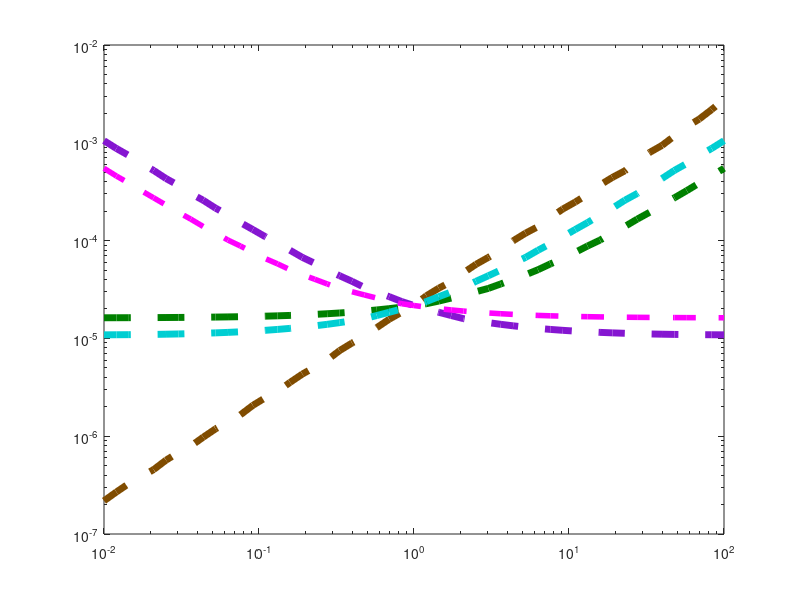

Reproduce this figure in MATLAB. (Note: this script raises an error after producing the figure.)
clc
clear 
close all

% Steady state panel E

% define the Localized model equations

R_func = @(kp,kbi,kT,kL,kT_neg,kLT,kL_neg,kc,kc_neg,ki) kp ./(kbi + kT + kL - ((kT_neg.*kT)./(kT_neg+kLT)) + ((kL_neg .*(((kLT.*kT) ./ (kT_neg+kLT)) +kL) ./ (((kc.*kc_neg) ./ (kc_neg+ki)) -kL_neg - kc))));
T_func = @(R,kT,kT_neg,kLT) (kT.*R) ./ (kT_neg+kLT);
RL_func = @(R,kT,kT_neg, kLT,kL,kL_neg,ki,kc,kc_neg) -R.*(((kLT.*kT) ./ (kT_neg+kLT)) +kL)./ (((kc.*kc_neg) ./ (kc_neg+ki)) -kL_neg - kc);
Rc_func = @(kc,kc_neg,ki,RL) (kc.*RL) ./(kc_neg+ki);


%--------------------------%

% do kc max and half

clear kp kT kT_neg kc kc_neg ki kLT kL_neg kbi kL;

kc_0 = 0.1;
kc_vals = kc_0*logspace(-2,2,51);
for i=1:length(kc_vals)
    kp = 1;
    kT = (1/30)*10; 
    kT_neg = 0.12/10; 
    kc =  kc_vals(i);
    kc_neg = 0.05; 
    ki = 0.05; 
    kLT = logspace(-8,0,51); 
    kL_neg = 0.05; 
    kbi = 1*(3*10^-4); 
    kL = 0.1*kLT;
    
    R = R_func(kp,kbi,kT,kL,kT_neg,kLT,kL_neg,kc,kc_neg,ki);
    T = T_func(R,kT,kT_neg,kLT);
    RL = RL_func(R,kT,kT_neg, kLT,kL,kL_neg,ki,kc,kc_neg);
    Rc = Rc_func(kc,kc_neg,ki,RL);
    
    maxsignal(i) = max(RL+Rc);
    index = find((RL+Rc)>(0.5*maxsignal(i)),1);
    previoussignal = RL(index-1) + Rc(index-1);
    nextsignal = RL(index) + Rc(index);
    fraction = (0.5*maxsignal(i) - previoussignal)/(nextsignal - previoussignal);
    kLT_half(i) = kLT(index-1) + fraction*(kLT(index) - kLT(index-1));
end

kLT_half_kc = kLT_half;


% do kcneg max and half

clear kp kT kT_neg kc kc_neg ki kLT kL_neg kbi kL;

kcneg_0 = 0.05;
kcneg_vals = kcneg_0*logspace(-2,2,51);
for i=1:length(kcneg_vals)
    kp = 1;
    kT = (1/30)*10;
    kT_neg = 0.12/10; 
    kc =  kc_0;
    kc_neg = kcneg_vals(i);
    ki = 0.05;
    kLT = logspace(-8,0,51); 
    kL_neg = 0.05;
    kbi = 1*(3*10^-4); 
    kL = 0.1*kLT;
    
    R = R_func(kp,kbi,kT,kL,kT_neg,kLT,kL_neg,kc,kc_neg,ki);
    T = T_func(R,kT,kT_neg,kLT);
    RL = RL_func(R,kT,kT_neg, kLT,kL,kL_neg,ki,kc,kc_neg);
    Rc = Rc_func(kc,kc_neg,ki,RL);
    
    maxsignal(i) = max(RL+Rc);
    index = find((RL+Rc)>(0.5*maxsignal(i)),1);
    previoussignal = RL(index-1) + Rc(index-1);
    nextsignal = RL(index) + Rc(index);
    fraction = (0.5*maxsignal(i) - previoussignal)/(nextsignal - previoussignal);
    kLT_half(i) = kLT(index-1) + fraction*(kLT(index) - kLT(index-1));
end

kLT_half_kcneg = kLT_half;


% do ki max and half

clear kp kT kT_neg kc kc_neg ki kLT kL_neg kbi kL;

ki_0 = 0.05;
ki_vals = ki_0*logspace(-2,2,51);
for i=1:length(ki_vals)
    kp = 1;
    kT = (1/30)*10;
    kT_neg = 0.12/10; 
    kc =  kc_0;
    kc_neg = kcneg_0;
    ki = ki_vals(i);
    kLT = logspace(-8,0,51); 
    kL_neg = 0.05;
    kbi = 1*(3*10^-4); 
    kL = 0.1*kLT;
    
    R = R_func(kp,kbi,kT,kL,kT_neg,kLT,kL_neg,kc,kc_neg,ki);
    T = T_func(R,kT,kT_neg,kLT);
    RL = RL_func(R,kT,kT_neg, kLT,kL,kL_neg,ki,kc,kc_neg);
    Rc = Rc_func(kc,kc_neg,ki,RL);
    
    maxsignal(i) = max(RL+Rc);
    index = find((RL+Rc)>(0.5*maxsignal(i)),1);
    previoussignal = RL(index-1) + Rc(index-1);
    nextsignal = RL(index) + Rc(index);
    fraction = (0.5*maxsignal(i) - previoussignal)/(nextsignal - previoussignal);
    kLT_half(i) = kLT(index-1) + fraction*(kLT(index) - kLT(index-1));
end

kLT_half_ki = kLT_half;


% do kbi max and half

clear kp kT kT_neg kc kc_neg ki kLT kL_neg kbi kL;

kbi_0 = 3*10^-4;
kbi_vals = kbi_0*logspace(-2,2,51);
for i=1:length(kbi_vals)
    kp = 1;
    kT = (1/30)*10; 
    kT_neg = 0.12/10;
    kc =  kc_0;
    kc_neg = kcneg_0;
    ki = ki_0;
    kLT_kbi = logspace(-10,4,51);
    kL_neg = 0.05; 
    kbi = kbi_vals(i);
    kL = 0.1*kLT_kbi;
    
    R = R_func(kp,kbi,kT,kL,kT_neg,kLT_kbi,kL_neg,kc,kc_neg,ki);
    T = T_func(R,kT,kT_neg,kLT_kbi);
    RL = RL_func(R,kT,kT_neg, kLT_kbi,kL,kL_neg,ki,kc,kc_neg);
    Rc = Rc_func(kc,kc_neg,ki,RL);
    
    maxsignal(i) = max(RL+Rc);
    index = find((RL+Rc)>(0.5*maxsignal(i)),1);
    previoussignal = RL(index-1) + Rc(index-1);
    nextsignal = RL(index) + Rc(index);
    fraction = (0.5*maxsignal(i) - previoussignal)/(nextsignal - previoussignal);
    kLT_half(i) = kLT_kbi(index-1) + fraction*(kLT_kbi(index) - kLT_kbi(index-1));
end

kLT_half_kbi = kLT_half;


% do kLneg max and half

clear kp kT kT_neg kc kc_neg ki kLT kL_neg kbi kL;

kLneg_0 = 0.05;
kLneg_vals = kLneg_0*logspace(-2,2,51);
for i=1:length(kLneg_vals)
    kp = 1;
    kT = (1/30)*10; 
    kT_neg = 0.12/10; 
    kc =  kc_0;
    kc_neg = kcneg_0;
    ki = ki_0;  
    kLT = logspace(-8,0,51); 
    kL_neg = kLneg_vals(i); 
    kbi = kbi_0; 
    kL = 0.1*kLT;
    
    R = R_func(kp,kbi,kT,kL,kT_neg,kLT,kL_neg,kc,kc_neg,ki);
    T = T_func(R,kT,kT_neg,kLT);
    RL = RL_func(R,kT,kT_neg, kLT,kL,kL_neg,ki,kc,kc_neg);
    Rc = Rc_func(kc,kc_neg,ki,RL);
    
    maxsignal(i) = max(RL+Rc);
    index = find((RL+Rc)>(0.5*maxsignal(i)),1);
    previoussignal = RL(index-1) + Rc(index-1);
    nextsignal = RL(index) + Rc(index);
    fraction = (0.5*maxsignal(i) - previoussignal)/(nextsignal - previoussignal);
    kLT_half(i) = kLT(index-1) + fraction*(kLT(index) - kLT(index-1));
end

kLT_half_kLneg = kLT_half;


% % do kT max and half
% 
% clear kp kT kT_neg kc kc_neg ki kLT kL_neg kbi kL;
% 
% kT_0 = 1/30;
% kT_vals = kT_0*logspace(-2,2,51);
% for i=1:length(kT_vals)
%     kp = 1;
%     kT = kT_vals(i); 
%     kT_neg = 0.12; 
%     kc =  kc_0; 
%     kc_neg = kcneg_0;
%     ki = ki_0;  
%     kLT = logspace(-8,4,51);
%     kL_neg = kLneg_0;
%     kbi = kbi_0; 
%     kL = 0.1*kLT;
% 
%     R = R_func(kp,kbi,kT,kL,kT_neg,kLT,kL_neg,kc,kc_neg,ki);
%     T = T_func(R,kT,kT_neg,kLT);
%     RL = RL_func(R,kT,kT_neg, kLT,kL,kL_neg,ki,kc,kc_neg);
%     Rc = Rc_func(kc,kc_neg,ki,RL);
% 
%     maxsignal(i) = max(RL+Rc);
%     index = find((RL+Rc)>(0.5*maxsignal(i)),1);
%     previoussignal = RL(index-1) + Rc(index-1);
%     nextsignal = RL(index) + Rc(index);
%     fraction = (0.5*maxsignal(i) - previoussignal)/(nextsignal - previoussignal);
%     kLT_half(i) = kLT(index-1) + fraction*(kLT(index) - kLT(index-1));
% end
% 
% kLT_half_kT = kLT_half;

% 
% % do kTneg max and half
% 
% clear kp kT kT_neg kc kc_neg ki kLT kL_neg kbi kL;
% 
% kTneg_0 = 0.12;
% kTneg_vals = kTneg_0*logspace(-2,2,51);
% for i=1:length(kTneg_vals)
%     kp = 1;
%     kT = kT_0;
%     kT_neg = kTneg_vals(i); 
%     kc =  kc_0;
%     kc_neg = kcneg_0;
%     ki = ki_0;
%     kLT = logspace(-8,4,51); 
%     kL_neg = kLneg_0; 
%     kbi = kbi_0; 
%     kL = 0.1*kLT;
% 
%     R = R_func(kp,kbi,kT,kL,kT_neg,kLT,kL_neg,kc,kc_neg,ki);
%     T = T_func(R,kT,kT_neg,kLT);
%     RL = RL_func(R,kT,kT_neg, kLT,kL,kL_neg,ki,kc,kc_neg);
%     Rc = Rc_func(kc,kc_neg,ki,RL);
% 
%     maxsignal(i) = max(RL+Rc);
%     index = find((RL+Rc)>(0.5*maxsignal(i)),1);
%     previoussignal = RL(index-1) + Rc(index-1);
%     nextsignal = RL(index) + Rc(index);
%     fraction = (0.5*maxsignal(i) - previoussignal)/(nextsignal - previoussignal);
%     kLT_half(i) = kLT(index-1) + fraction*(kLT(index) - kLT(index-1));
% end
% 
% kLT_half_kTneg = kLT_half;

% plot properties

figure(1)
loglog(kc_vals/kc_0,kLT_half_kc,'--','color',[0.5210 0.0860 0.8190],'linewidth',5);
hold on
loglog(kcneg_vals/kcneg_0,kLT_half_kcneg,'--','color',[0 0.5 0],'linewidth',5);
loglog(ki_vals/ki_0,kLT_half_ki,'m--','linewidth',4);
loglog(kbi_vals/kbi_0,kLT_half_kbi,'--',"Color", [0.5 0.3 0],'linewidth',5);
loglog(kLneg_vals/kLneg_0,kLT_half_kLneg,'--','color',[0, 0.8078, 0.8235],'linewidth',5);
%loglog(kT_vals/kT_0,kLT_half_kT,'--','color',[1 0.5 0],'linewidth',5);
%loglog(kTneg_vals/kTneg_0,kLT_half_kTneg,'--',"Color",[0.5 0.5 0.5],'linewidth',5);

X1 = kc_vals/kc_0;
Y1 = kLT_half_kc;
Localized_data1 = [X1(:), Y1(:)];
% Save as a tab-delimited text file with headers
header = {'kc_vals/kc_0', 'Ligand required for signaling onset'};
writetable(array2table(Localized_data1, 'VariableNames', header), 'kc.txt', 'Delimiter', '\t');

X2 = kcneg_vals/kcneg_0;
Y2 = kLT_half_kcneg;
Localized_data2 = [X2(:), Y2(:)];
% Save as a tab-delimited text file with headers
header = {'kcneg_vals/kcneg_0', 'Ligand required for signaling onset'};
writetable(array2table(Localized_data2, 'VariableNames', header), 'kc_neg.txt', 'Delimiter', '\t');

X3 = ki_vals/ki_0;
Y3 = kLT_half_ki;
Localized_data3 = [X3(:), Y3(:)];
% Save as a tab-delimited text file with headers
header = {'ki_vals/ki_0', 'Ligand required for signaling onset'};
writetable(array2table(Localized_data3, 'VariableNames', header), 'ki.txt', 'Delimiter', '\t');

X4 = kbi_vals/kbi_0;
Y4 = kLT_half_kbi;
Localized_data4 = [X4(:), Y4(:)];
% Save as a tab-delimited text file with headers
header = {'kbi_vals/kbi_0', 'Ligand required for signaling onset'};
writetable(array2table(Localized_data4, 'VariableNames', header), 'kbi.txt', 'Delimiter', '\t');

X5 = kLneg_vals/kLneg_0;
Y5 = kLT_half_kLneg;
Localized_data5 = [X5(:), Y5(:)];
% Save as a tab-delimited text file with headers
header = {'kLneg_vals/kLneg_0', 'Ligand required for signaling onset'};
writetable(array2table(Localized_data5, 'VariableNames', header), 'kL_neg.txt', 'Delimiter', '\t');



set(gca','fontsize',28)
xlabel('k/k_0','fontsize',30);
ylabel('k_{+L} at half of max (s^{-1})','fontsize',30);
%legend('Uniform : k_c','Uniform : k_{-c}','Uniform : k_i','Uniform : k_{bi}','Uniform : k_{-L}','fontsize',14);
%legend('k_{+c}','k_{-c}','k_i','k_{bi}','k_{-L}','k_{+T}','k_{-T}','fontsize',12,location='north');
set(gcf,'Color','white')
%axis tight
%ylim([10^0 10^2])
xlim([10^-2 10^2])
%ylim([10^-5*0.5 10^-1])
xticks([10^-2 10^-1 10^0 10^1 10^2])
yticks([10^-5 10^-4 10^-3 10^-2 10^-1])
box off
%% 

% Plot colours
% Default uniform params will be blue and default localized will be red
% kT = Orange
% kT_neg = gray
% kc = purple
% kc_neg = green
% kL_neg = cyan
% ki = magenta
% kbi = brown


% % For individual legend curves 
% 
% % Make additional text for legend
% annotation('textbox', [0.205 0.7 0.15 0.05], 'String', 'k_{+c}', 'Color',[0.5210 0.0860 0.8190]',...
%            'LineStyle', 'none','FontSize', 20);
% 
% % Make additional text for legend
% annotation('textbox', [0.205 0.7 0.15 0.05], 'String', 'k_{-c}', 'Color','g',...
%            'LineStyle', 'none','FontSize', 20);
% 
% % Make additional text for legend
% annotation('textbox', [0.205 0.7 0.15 0.05], 'String', 'k_{i}', 'Color','m',...
%            'LineStyle', 'none','FontSize', 20);
% 
% % Make additional text for legend
% annotation('textbox', [0.205 0.7 0.15 0.05], 'String', 'k_{bi}', 'Color',[0.5 0.3 0],...
%            'LineStyle', 'none','FontSize', 20);
% 
% % Make additional text for legend
% annotation('textbox', [0.205 0.7 0.15 0.05], 'String', 'k_{-L}', 'Color','c',...
%            'LineStyle', 'none','FontSize', 20);
% 
% Make additional text for legend
%annotation('textbox', [0.205 0.7 0.15 0.05], 'String', 'k_{+T}', 'Color',[1 0.5 0],...
%           'LineStyle', 'none','FontSize', 30);
       
% Make additional text for legend
%annotation('textbox', [0.205 0.7 0.15 0.05], 'String', 'k_{-T}', 'Color',[0.5 0.5 0.5],...
%           'LineStyle', 'none','FontSize', 30);
